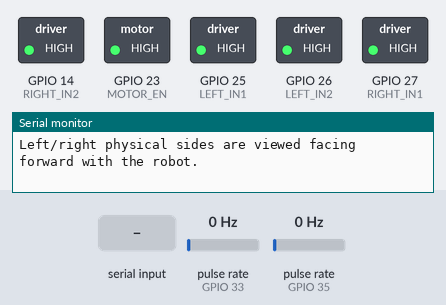
This sketch was run on a simulated ESP32. On the bench: switched loads named in the sketch (green lamp = pin HIGH), the last lines printed to the serial monitor. Wiring (inferred from the names in the program): 2 × pulse sensor: data GPIO 33 / data GPIO 35. Inputs (shaded band) come from the test bench; at power-on: pulse rate (sensors on GPIO 33, GPIO 35) 0 Hz.

Above: at 1.2 s.
1.3 s: "s" received over Serial
At 1.8 s:
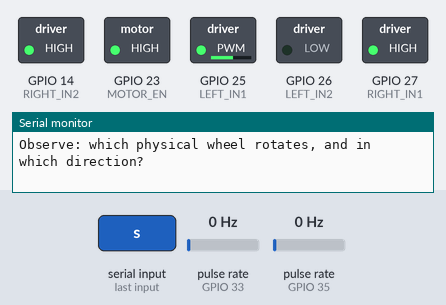
2.8 s: "d" received over Serial
At 4.0 s:
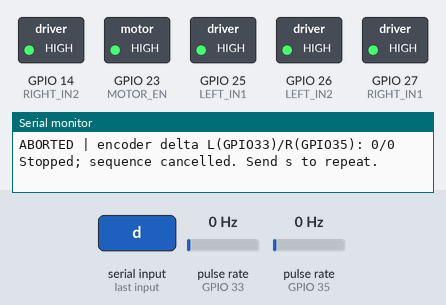
4.3 s: "S" received over Serial
At 5.2 s:
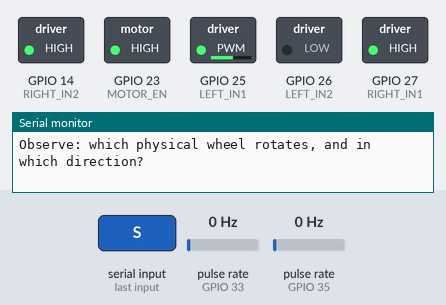
5.8 s: "D" received over Serial
At 6.3 s:
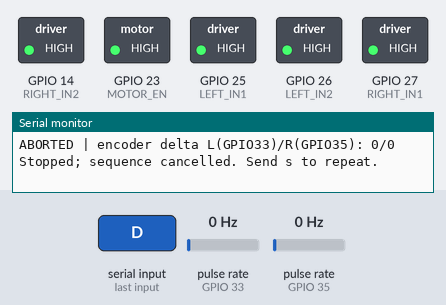
Timing chart, 0 to 8.3 s (numbered marks = the images above; inputs shaded):
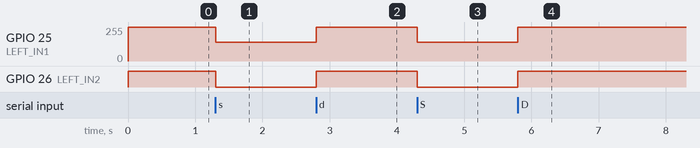

The sketch:

motor_mapping.ino
```cpp
#include <Arduino.h>

// These are SOFTWARE labels. Observe which physical wheel actually rotates.
constexpr int LEFT_IN1 = 25, LEFT_IN2 = 26;
constexpr int RIGHT_IN1 = 27, RIGHT_IN2 = 14;
constexpr int MOTOR_EN = 23;
constexpr int LEFT_ENCODER = 33, RIGHT_ENCODER = 35;
constexpr int TEST_PWM = 140; // Raw PWM, no balance factors or PID.
constexpr unsigned long RUN_MS = 3000;
constexpr unsigned long PAUSE_MS = 1000;

volatile unsigned long leftTicks = 0, rightTicks = 0;
void IRAM_ATTR countLeft() { ++leftTicks; }
void IRAM_ATTR countRight() { ++rightTicks; }

enum class Phase { Idle, Left, Pause, Right };
Phase phase = Phase::Idle;
unsigned long phaseStarted = 0, baselineLeft = 0, baselineRight = 0;

void brakeBoth() {
  analogWrite(LEFT_IN1, 255);
  analogWrite(LEFT_IN2, 255);
  analogWrite(RIGHT_IN1, 255);
  analogWrite(RIGHT_IN2, 255);
}

void snapshot(unsigned long &left, unsigned long &right) {
  noInterrupts();
  left = leftTicks;
  right = rightTicks;
  interrupts();
}

void reportTicks(const char *label) {
  unsigned long left, right;
  snapshot(left, right);
  Serial.printf("%s | encoder delta L(GPIO33)/R(GPIO35): %lu/%lu\n",
                label, left - baselineLeft, right - baselineRight);
}

void startLeft() {
  brakeBoth();
  Serial.println("STEP 1: software LEFT output, pins 25/26, forward for 3 seconds.");
  Serial.println("Observe: which physical wheel rotates, and in which direction?");
  snapshot(baselineLeft, baselineRight);
  analogWrite(LEFT_IN1, TEST_PWM);
  analogWrite(LEFT_IN2, 0);
  phaseStarted = millis();
  phase = Phase::Left;
}

void startRight() {
  Serial.println("STEP 2: software RIGHT output, pins 27/14, forward for 3 seconds.");
  Serial.println("Observe: which physical wheel rotates, and in which direction?");
  snapshot(baselineLeft, baselineRight);
  // Same polarity as moving_forward.ino.
  analogWrite(RIGHT_IN1, 0);
  analogWrite(RIGHT_IN2, TEST_PWM);
  phaseStarted = millis();
  phase = Phase::Right;
}

void setup() {
  Serial.begin(115200);
  pinMode(MOTOR_EN, OUTPUT);
  digitalWrite(MOTOR_EN, LOW);
  pinMode(LEFT_IN1, OUTPUT);
  pinMode(LEFT_IN2, OUTPUT);
  pinMode(RIGHT_IN1, OUTPUT);
  pinMode(RIGHT_IN2, OUTPUT);
  brakeBoth();
  pinMode(LEFT_ENCODER, INPUT_PULLUP);
  pinMode(RIGHT_ENCODER, INPUT);
  attachInterrupt(digitalPinToInterrupt(LEFT_ENCODER), countLeft, RISING);
  attachInterrupt(digitalPinToInterrupt(RIGHT_ENCODER), countRight, RISING);
  digitalWrite(MOTOR_EN, HIGH);
  Serial.println("Motor mapping test. Lift both wheels off the ground.");
  Serial.println("USB Serial 115200: s = left 3s, pause 1s, right 3s; d = stop/cancel.");
  Serial.println("Left/right physical sides are viewed facing forward with the robot.");
}

void loop() {
  bool startRequested = false, stopRequested = false;
  const int pending = Serial.available();
  for (int i = 0; i < pending; ++i) {
    const char command = Serial.read();
    if (command == 'd' || command == 'D') stopRequested = true;
    if (command == 's' || command == 'S') startRequested = true;
  }
  // Stop wins if both commands arrived together. Starts while running are ignored.
  if (stopRequested) {
    brakeBoth();
    if (phase == Phase::Left || phase == Phase::Right) reportTicks("ABORTED");
    phase = Phase::Idle;
    Serial.println("Stopped; sequence cancelled. Send s to repeat.");
    return;
  }
  if (phase == Phase::Idle && startRequested) startLeft();

  const unsigned long elapsed = millis() - phaseStarted;
  if (phase == Phase::Left && elapsed >= RUN_MS) {
    brakeBoth();
    reportTicks("LEFT OUTPUT FINISHED");
    Serial.println("Both motors braked; 1 second pause.");
    phase = Phase::Pause;
    phaseStarted = millis();
  } else if (phase == Phase::Pause && elapsed >= PAUSE_MS) {
    startRight();
  } else if (phase == Phase::Right && elapsed >= RUN_MS) {
    brakeBoth();
    reportTicks("RIGHT OUTPUT FINISHED");
    phase = Phase::Idle;
    Serial.println("Test complete. Both motors braked. Send s to repeat.");
  }
  delay(1);
}
```

Measured:
- after the input at 1.3 s, GPIO 25 (LEFT_IN1): 255/255 → 140/255 at once; GPIO 26 (LEFT_IN2): HIGH → LOW at once
- after the input at 2.8 s, GPIO 25 (LEFT_IN1): 140/255 → 255/255 at once; GPIO 26 (LEFT_IN2): LOW → HIGH at once
- after the input at 4.3 s, GPIO 25 (LEFT_IN1): 255/255 → 140/255 at once; GPIO 26 (LEFT_IN2): HIGH → LOW at once
- after the input at 5.8 s, GPIO 25 (LEFT_IN1): 140/255 → 255/255 after 0.00 s instead of 1.5 s; GPIO 26 (LEFT_IN2): LOW → HIGH after 0.00 s instead of 1.5 s
